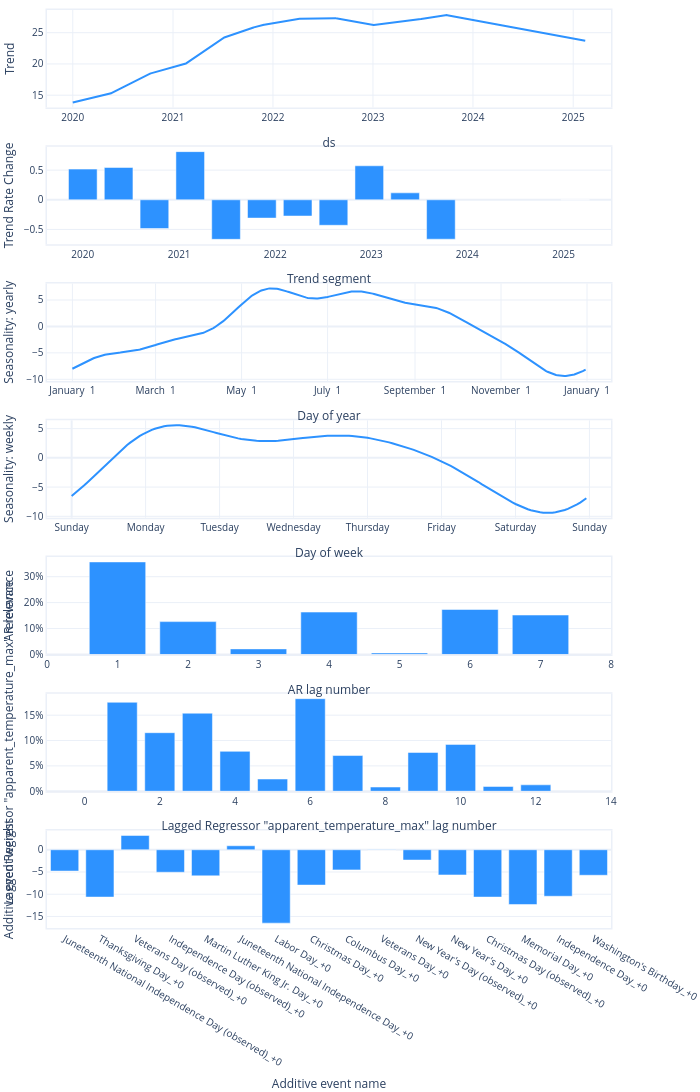

The code cell stored with this chart in its notebook:
### Code cell
model.plot_parameters()

### Figure 1 — Plotly figure (JSON) as saved in the notebook; plotly's stock layout.template omitted (floating-point values rounded to 4 significant figures; data arrays with more than 128 entries replaced by an {"elided": "..."} marker saying what was removed)
{"data": [{"fill": "none", "line": {"color": "#2d92ff", "width": 2}, "mode": "lines", "name": "Trend", "type": "scatter", "x": {"elided": "1872 str values"}, "xaxis": "x", "y": {"elided": "1872 float values"}, "yaxis": "y"}, {"marker": {"color": "#2d92ff"}, "name": "Trend Rate Change", "type": "bar", "x": ["2020-01-01T00:00:00", "2020-05-16T01:44:43.636364", "2020-09-29T03:29:27.272727", "2021-02-12T05:14:10.909091", "2021-06-28T06:58:54.545455", "2021-11-11T08:43:38.181818", "2022-03-27T10:28:21.818182", "2022-08-10T12:13:05.454545", "2022-12-24T13:57:49.090909", "2023-05-09T15:42:32.727273", "2023-09-22T17:27:16.363636", "2025-02-14T00:00:00"], "xaxis": "x2", "y": [0.5173, 0.5451, -0.4847, 0.8123, -0.6663, -0.3083, -0.2735, -0.4296, 0.5735, 0.1171, -0.6644, 0], "yaxis": "y2"}, {"fill": "none", "line": {"color": "#2d92ff", "width": 2}, "mode": "lines", "name": "yearly", "type": "scatter", "x": {"elided": "365 str values"}, "xaxis": "x3", "y": {"elided": "365 float values"}, "yaxis": "y3"}, {"fill": "none", "line": {"color": "#2d92ff", "width": 2}, "mode": "lines", "name": "weekly", "type": "scatter", "x": {"elided": "168 int values"}, "xaxis": "x4", "y": {"elided": "168 float values"}, "yaxis": "y4"}, {"marker": {"color": "#2d92ff"}, "name": "AR", "type": "bar", "x": [7, 6, 5, 4, 3, 2, 1], "xaxis": "x5", "y": [0.152, 0.1735, 0.005888, 0.1635, 0.02155, 0.1267, 0.3569], "yaxis": "y5"}, {"marker": {"color": "#2d92ff"}, "name": "Lagged Regressor \"apparent_temperature_max\"", "type": "bar", "x": [12, 11, 10, 9, 8, 7, 6, 5, 4, 3, 2, 1], "xaxis": "x6", "y": [0.01266, 0.009431, 0.09244, 0.07651, 0.0083, 0.07045, 0.1826, 0.02409, 0.07868, 0.1539, 0.1155, 0.1755], "yaxis": "y6"}, {"marker": {"color": "#2d92ff"}, "name": "Additive event", "type": "bar", "width": 0.8, "x": ["Juneteenth National Independence Day (observed)_+0", "Thanksgiving Day_+0", "Veterans Day (observed)_+0", "Independence Day (observed)_+0", "Martin Luther King Jr. Day_+0", "Juneteenth National Independence Day_+0", "Labor Day_+0", "Christmas Day_+0", "Columbus Day_+0", "Veterans Day_+0", "New Year's Day (observed)_+0", "New Year's Day_+0", "Christmas Day (observed)_+0", "Memorial Day_+0", "Independence Day_+0", "Washington's Birthday_+0"], "xaxis": "x7", "y": [-4.789, -10.64, 3.218, -5.058, -5.874, 0.899, -16.5, -7.945, -4.526, -0.04955, -2.317, -5.667, -10.64, -12.31, -10.46, -5.736], "yaxis": "y7"}], "layout": {"autosize": true, "font": {"size": 10}, "height": 1470, "hovermode": "x unified", "margin": {"b": 0, "l": 0, "pad": 0, "r": 10, "t": 10}, "showlegend": false, "title": {"font": {"size": 12}}, "width": 700, "xaxis": {"anchor": "y", "domain": [0, 1], "linewidth": 1.5, "mirror": true, "range": ["2019-09-29T00:00:00", "2025-05-19T00:00:00"], "showline": true, "title": {"text": "ds"}, "type": "date"}, "xaxis2": {"anchor": "y2", "domain": [0, 1], "linewidth": 1.5, "mirror": true, "range": ["2019-08-17T22:15:16.363636", "2025-06-30T01:44:43.636364"], "showline": true, "title": {"text": "Trend segment"}, "type": "date"}, "xaxis3": {"anchor": "y3", "domain": [0, 1], "linewidth": 1.5, "mirror": true, "range": ["2016-12-14T00:00:00", "2018-01-18T00:00:00"], "showline": true, "tickformat": "%B %e", "title": {"text": "Day of year"}}, "xaxis4": {"anchor": "y4", "domain": [0, 1], "linewidth": 1.5, "mirror": true, "range": [-8, 175], "showline": true, "tickmode": "array", "ticktext": ["Sunday", "Monday", "Tuesday", "Wednesday", "Thursday", "Friday", "Saturday", "Sunday", "Sunday"], "tickvals": [0, 24, 48, 72, 96, 120, 144, 168, 192], "title": {"text": "Day of week"}}, "xaxis5": {"anchor": "y5", "domain": [0, 1], "linewidth": 1.5, "mirror": true, "range": [0, 8], "showline": true, "title": {"text": "AR lag number"}}, "xaxis6": {"anchor": "y6", "domain": [0, 1], "linewidth": 1.5, "mirror": true, "range": [-1, 14], "showline": true, "title": {"text": "Lagged Regressor \"apparent_temperature_max\" lag number"}}, "xaxis7": {"anchor": "y7", "domain": [0, 1], "linewidth": 1.5, "mirror": true, "showline": true, "title": {"text": "Additive event name"}}, "yaxis": {"anchor": "x", "domain": [0.8939, 1], "linewidth": 1.5, "mirror": true, "rangemode": "normal", "showline": true, "title": {"text": "Trend"}}, "yaxis2": {"anchor": "x2", "domain": [0.7449, 0.851], "linewidth": 1.5, "mirror": true, "rangemode": "normal", "showline": true, "title": {"text": "Trend Rate Change"}}, "yaxis3": {"anchor": "x3", "domain": [0.5959, 0.702], "linewidth": 1.5, "mirror": true, "rangemode": "normal", "showline": true, "title": {"text": "Seasonality: yearly"}}, "yaxis4": {"anchor": "x4", "domain": [0.4469, 0.5531], "linewidth": 1.5, "mirror": true, "rangemode": "normal", "showline": true, "title": {"text": "Seasonality: weekly"}}, "yaxis5": {"anchor": "x5", "domain": [0.298, 0.4041], "linewidth": 1.5, "mirror": true, "rangemode": "normal", "showline": true, "tickformat": ",.0%", "title": {"text": "AR relevance"}}, "yaxis6": {"anchor": "x6", "domain": [0.149, 0.2551], "linewidth": 1.5, "mirror": true, "rangemode": "normal", "showline": true, "tickformat": ",.0%", "title": {"text": "Lagged Regressor \"apparent_temperature_max\" relevance"}}, "yaxis7": {"anchor": "x7", "domain": [0, 0.1061], "linewidth": 1.5, "mirror": true, "rangemode": "normal", "showline": true, "title": {"text": "Additive event weight"}}}}
